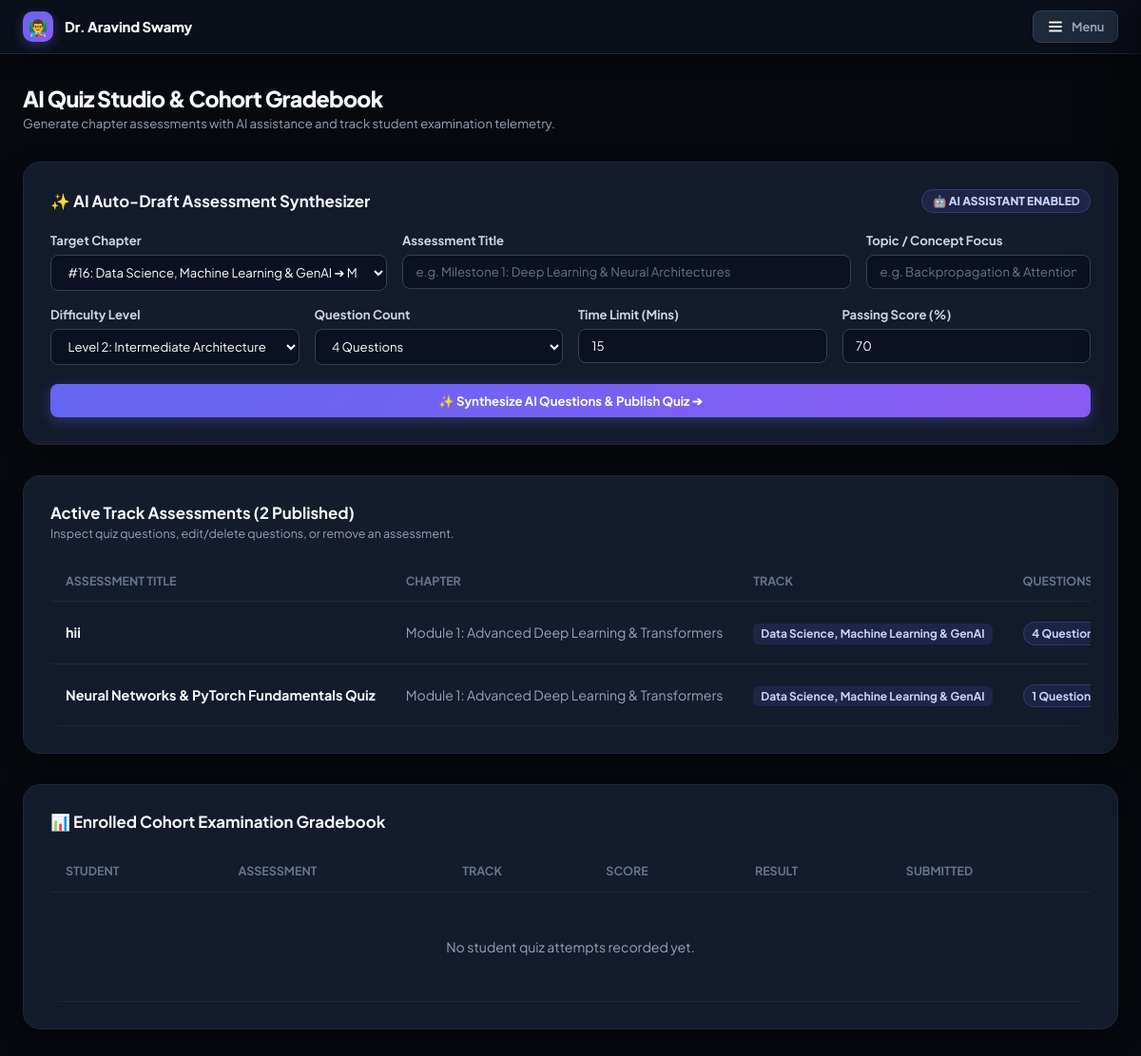
The app's page /instructor-quizzes.php (signed in) with its own data.
### tables this page shows
CREATE TABLE `instructors` (
  `id` int(11) NOT NULL AUTO_INCREMENT,
  `name` varchar(100) NOT NULL,
  `email` varchar(191) DEFAULT NULL,
  `phone` varchar(20) DEFAULT NULL,
  `username` varchar(100) DEFAULT NULL,
  `password` varchar(255) NOT NULL,
  `title` varchar(150) DEFAULT NULL,
  `bio` text DEFAULT NULL,
  `avatar_url` varchar(255) DEFAULT NULL,
  `two_factor_secret` varchar(64) DEFAULT NULL,
  `two_factor_enabled` tinyint(1) DEFAULT 0,
  `status` enum('active','inactive') DEFAULT 'active',
  `created_at` timestamp NOT NULL DEFAULT current_timestamp(),
  `linkedin_url` varchar(255) DEFAULT NULL,
  `github_url` varchar(255) DEFAULT NULL,
  `verification_token` varchar(100) DEFAULT NULL,
  `is_verified` tinyint(1) DEFAULT 0,
  `verified_at` datetime DEFAULT NULL,
  PRIMARY KEY (`id`),
  UNIQUE KEY `username` (`username`),
  UNIQUE KEY `email` (`email`)
);

CREATE TABLE `quizzes` (
  `id` int(11) NOT NULL AUTO_INCREMENT,
  `module_id` int(11) NOT NULL,
  `title` varchar(150) NOT NULL,
  `time_limit_minutes` int(11) NOT NULL DEFAULT 0,
  `pass_percent` int(11) NOT NULL DEFAULT 50,
  `created_at` timestamp NOT NULL DEFAULT current_timestamp(),
  PRIMARY KEY (`id`),
  KEY `module_id` (`module_id`),
  CONSTRAINT `quizzes_ibfk_1` FOREIGN KEY (`module_id`) REFERENCES `modules` (`id`) ON DELETE CASCADE
);

CREATE TABLE `modules` (
  `id` int(11) NOT NULL AUTO_INCREMENT,
  `course_id` int(11) NOT NULL,
  `title` varchar(150) NOT NULL,
  `description` text DEFAULT NULL,
  `sort_order` int(11) NOT NULL DEFAULT 0,
  `created_at` timestamp NOT NULL DEFAULT current_timestamp(),
  PRIMARY KEY (`id`),
  KEY `course_id` (`course_id`),
  CONSTRAINT `modules_ibfk_1` FOREIGN KEY (`course_id`) REFERENCES `courses` (`id`) ON DELETE CASCADE
);

CREATE TABLE `courses` (
  `id` int(11) NOT NULL AUTO_INCREMENT,
  `title` varchar(150) NOT NULL,
  `slug` varchar(180) DEFAULT NULL,
  `description` text DEFAULT NULL,
  `level` varchar(50) DEFAULT 'Beginner to Advanced',
  `duration` varchar(50) DEFAULT '12 Weeks',
  `price` int(11) NOT NULL DEFAULT 15000,
  `status` varchar(20) NOT NULL DEFAULT 'published',
  `published_at` datetime DEFAULT NULL,
  `created_at` timestamp NOT NULL DEFAULT current_timestamp(),
  `updated_at` timestamp NOT NULL DEFAULT current_timestamp() ON UPDATE current_timestamp(),
  PRIMARY KEY (`id`),
  KEY `idx_courses_status` (`status`)
);

### instructor-auth.php (called while the page is built, shortened)
<?php
require_once __DIR__ . '/config.php';
function get_instructor_profile($instructorId = null) {
    global $pdo;
    $stmt = $pdo->prepare("SELECT id, name, email, phone, title, bio, avatar_url, status FROM instructors WHERE id = ? LIMIT 1");
    $stmt->execute([$instructorId]);
    return $stmt->fetch() ?: null;
}
function get_instructor_assigned_courses($instructorId = null) {
    global $pdo;
    $stmt = $pdo->prepare("
        SELECT c.id, c.title, c.price, ci.assigned_at
        FROM courses c
        JOIN course_instructors ci ON c.id = ci.course_id
        WHERE ci.instructor_id = ?
        ORDER BY c.id ASC
    ");
    $stmt->execute([$instructorId]);
    return $stmt->fetchAll() ?: [];
}

### instructor-quizzes.php (the view, shortened to what this page needs)
<?php
require_once __DIR__ . '/config.php';
require_once __DIR__ . '/instructor-auth.php';
$instId = (int)$_SESSION['instructor_id'];
$assignedCourses = get_instructor_assigned_courses($instId);
$courseIds = array_map(function($c) { return (int)$c['id']; }, $assignedCourses);
$courseInSql = !empty($courseIds) ? implode(',', $courseIds) : '0';
$modules = $pdo->query("SELECT m.*, c.title as course_title FROM modules m JOIN courses c ON m.course_id = c.id WHERE m.course_id IN ({$courseInSql}) ORDER BY m.sort_order ASC")->fetchAll();
$quizzes = $pdo->query("
    SELECT q.*, m.title as module_title, c.title as course_title,
    (SELECT COUNT(*) FROM quiz_questions WHERE quiz_id = q.id) as question_count
    FROM quizzes q
    JOIN modules m ON q.module_id = m.id
    JOIN courses c ON m.course_id = c.id
    WHERE m.course_id IN ({$courseInSql})
    ORDER BY q.id DESC
")->fetchAll();
$questionsByQuiz = [];
if (!empty($courseInSql) && $courseInSql !== '0') {
    $rawQuestions = $pdo->query("
        SELECT qq.*
        FROM quiz_questions qq
        JOIN quizzes q ON qq.quiz_id = q.id
        JOIN modules m ON q.module_id = m.id
        WHERE m.course_id IN ({$courseInSql})
        ORDER BY qq.sort_order ASC, qq.id ASC
    ")->fetchAll();
    foreach ($rawQuestions as $quest) {
        $questionsByQuiz[$quest["quiz_id"]][] = $quest;
    }
}
$gradebook = $pdo->query("
    SELECT qa.*, q.title as quiz_title, st.name as student_name, st.email as student_email, c.title as course_title
    FROM quiz_attempts qa
    JOIN quizzes q ON qa.quiz_id = q.id
    JOIN modules m ON q.module_id = m.id
    JOIN courses c ON m.course_id = c.id
    JOIN students st ON qa.student_id = st.id
    WHERE m.course_id IN ({$courseInSql})
    ORDER BY qa.id DESC
    LIMIT 20
")->fetchAll();
?>
<!DOCTYPE html>
<html lang="en">
<head>
</head>
<body>
    <?php include __DIR__ . '/instructor-nav.php'; ?>
    <div class="container">
        <div style="display: flex; justify-content: space-between; align-items: center; margin-bottom: 2rem; flex-wrap: wrap; gap: 1rem;">
            <div>
                <h1 style="font-size: 1.45rem; font-weight: 800; letter-spacing: -0.03em;">AI Quiz Studio & Cohort Gradebook</h1>
                <p style="color: var(--text-muted); font-size: 0.82rem; margin-top: 0.2rem;">Generate chapter assessments with AI assistance and track student examination telemetry.</p>
            </div>
        </div>
        <div class="card">
            <div style="display: flex; justify-content: space-between; align-items: center; margin-bottom: 1.25rem; flex-wrap: wrap; gap: 0.5rem;">
                <h3 style="font-size: 1.05rem; font-weight: 700; margin-bottom: 0;">✨ AI Auto-Draft Assessment Synthesizer</h3>
                <span style="background: var(--chip-bg); border: 1px solid var(--chip-border); color: var(--chip-text); font-size: 0.75rem; font-weight: 800; padding: 0.25rem 0.65rem; border-radius: 100px;">🤖 AI ASSISTANT ENABLED</span>
            </div>
            <form method="POST">
                <div style="display: grid; grid-template-columns: 1.5fr 2fr 1fr; gap: 1rem; margin-bottom: 1rem;" class="grid-3">
                    <div class="form-group" style="margin-bottom: 0;">
                        <label class="form-label">Target Chapter</label>
                        <select name="module_id" class="form-input" required>
                            <?php foreach ($modules as $m): ?>
                                <option value="<?= $m['id'] ?>">#<?= $m['id'] ?>: <?= htmlspecialchars($m['course_title']) ?> ➔ <?= htmlspecialchars($m['title']) ?></option>
                            <?php endforeach; ?>
                        </select>
                    </div>
                    <div class="form-group" style="margin-bottom: 0;">
                        <label class="form-label">Assessment Title</label>
                        <input type="text" name="quiz_title" class="form-input" placeholder="e.g. Milestone 1: Deep Learning & Neural Architectures" required>
                    </div>
                    <div class="form-group" style="margin-bottom: 0;">
                        <label class="form-label">Topic / Concept Focus</label>
                        <input type="text" name="quiz_topic" class="form-input" placeholder="e.g. Backpropagation & Attention" required>
                    </div>
                </div>
                <div style="display: grid; grid-template-columns: 1fr 1fr 1fr 1fr; gap: 1rem; margin-bottom: 1.25rem;" class="grid-4">
                    <div class="form-group" style="margin-bottom: 0;">
                        <label class="form-label">Difficulty Level</label>
                        <select name="difficulty" class="form-input">
                            <option value="Intermediate" selected>Level 2: Intermediate Architecture</option>
                        </select>
                    </div>
                    <div class="form-group" style="margin-bottom: 0;">
                        <label class="form-label">Question Count</label>
                        <select name="num_questions" class="form-input">
                            <option value="4" selected>4 Questions</option>
                        </select>
                    </div>
                    <div class="form-group" style="margin-bottom: 0;">
                        <label class="form-label">Time Limit (Mins)</label>
                        <input type="number" name="time_limit_minutes" class="form-input" value="15" min="5" max="180">
                    </div>
                    <div class="form-group" style="margin-bottom: 0;">
                        <label class="form-label">Passing Score (%)</label>
                        <input type="number" name="pass_percent" class="form-input" value="70" min="40" max="100">
                    </div>
                </div>
                <button type="submit" class="btn-submit" style="width: 100%;">✨ Synthesize AI Questions & Publish Quiz ➔</button>
            </form>
        </div>
        <div class="card">
            <div style="display: flex; justify-content: space-between; align-items: center; margin-bottom: 1.25rem; flex-wrap: wrap; gap: 0.5rem;">
                <div>
                    <h3 style="font-size: 1.05rem; font-weight: 700; margin-bottom: 0.2rem;">Active Track Assessments (<?= count($quizzes) ?> Published)</h3>
                    <p style="font-size: 0.78rem; color: var(--text-muted);">Inspect quiz questions, edit/delete questions, or remove an assessment.</p>
                </div>
            </div>
            <div class="table-responsive">
                <table class="table-custom">
                    <thead>
                        <tr>
                            <th>Assessment Title</th>
                            <th>Chapter</th>
                            <th>Track</th>
                            <th>Questions</th>
                        </tr>
                    </thead>
                    <tbody>
                        <?php if (empty($quizzes)): ?>
                            <tr><td colspan="7" style="text-align: center; color: var(--text-subtle); padding: 2.5rem 0;">No assessments published in your track yet.</td></tr>
                        <?php else: ?>
                            <?php foreach ($quizzes as $q):
                                $qid = (int)$q['id'];
                                $qList = $questionsByQuiz[$qid] ?? [];
                            ?>
                                <tr>
                                    <td><strong style="color: var(--text-main); font-size: 0.9rem;"><?= htmlspecialchars($q['title']) ?></strong></td>
                                    <td><?= htmlspecialchars($q['module_title']) ?></td>
                                    <td><span style="background: var(--chip-bg); color: var(--chip-text); padding: 0.2rem 0.5rem; border-radius: 6px; font-size: 0.75rem; font-weight: 700;"><?= htmlspecialchars($q['course_title']) ?></span></td>
                                    <td>
                                        <span style="background: rgba(99,102,241,0.12); border: 1px solid rgba(99,102,241,0.3); color: #c7d2fe; padding: 0.2rem 0.55rem; border-radius: 100px; font-size: 0.76rem; font-weight: 700;">
                                            <?= count($qList) ?> Questions
                                        </span>
                                    </td>
                                </tr>
                            <?php endforeach; ?>
                        <?php endif; ?>
                    </tbody>
                </table>
            </div>
        </div>
        <div class="card">
            <h3 style="font-size: 1.05rem; font-weight: 700; margin-bottom: 1.25rem;">📊 Enrolled Cohort Examination Gradebook</h3>
            <div class="table-responsive">
                <table class="table-custom">
                    <thead>
                        <tr>
                            <th>Student</th>
                            <th>Assessment</th>
                            <th>Track</th>
                            <th>Score</th>
                            <th>Result</th>
                            <th>Submitted</th>
                        </tr>
                    </thead>
                    <tbody>
                        <?php if (empty($gradebook)): ?>
                            <tr><td colspan="6" style="text-align: center; color: var(--text-subtle); padding: 3rem 0;">No student quiz attempts recorded yet.</td></tr>
                        <?php endif; ?>
                    </tbody>
                </table>
            </div>
</body>
</html>

### instructor-nav.php (shortened to what this page needs)
<?php
require_once __DIR__ . '/instructor-auth.php';
$instId = (int)$_SESSION['instructor_id'];
$profile = get_instructor_profile($instId);
?>
<header class="faculty-topbar">
    <div class="faculty-topbar-inner">
        <a href="instructor-dashboard.php" class="faculty-brand-minimal">
            <div class="faculty-avatar-icon">👨‍🏫</div>
            <div class="faculty-name-title"><?= htmlspecialchars($profile['name']) ?></div>
        </a>
        <button type="button" class="btn-right-slider" onclick="toggleFacultyRightSlider()">
            <svg width="18" height="18" viewBox="0 0 24 24" fill="none" stroke="currentColor" stroke-width="2.4"><line x1="3" y1="12" x2="21" y2="12"/><line x1="3" y1="6" x2="21" y2="6"/><line x1="3" y1="18" x2="21" y2="18"/></svg>
            <span>Menu</span>
        </button>
    </div>
</header>

### records on screen
instructors: name "Dr. Aravind Swamy"
quizzes: title "hii", module.title "Module 1: Advanced Deep Learning & Transformers", courses.title "Data Science, Machine Learning & GenAI", id "4"
quizzes: title "Neural Networks & PyTorch Fundamentals Quiz", module.title "Module 1: Advanced Deep Learning & Transformers", courses.title "Data Science, Machine Learning & GenAI", id "1"

### other values on screen
count($quizzes) "2"
